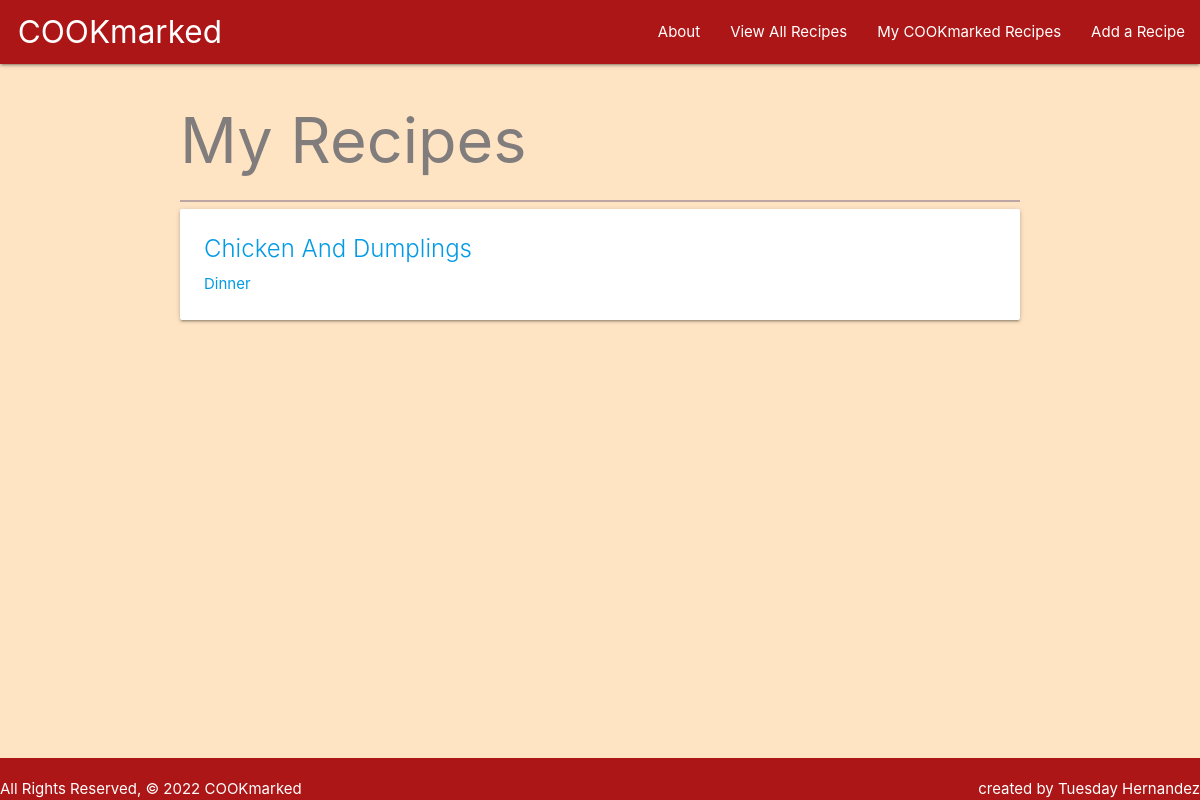
Page /cookmarked/ (signed in) on the earlier database version.
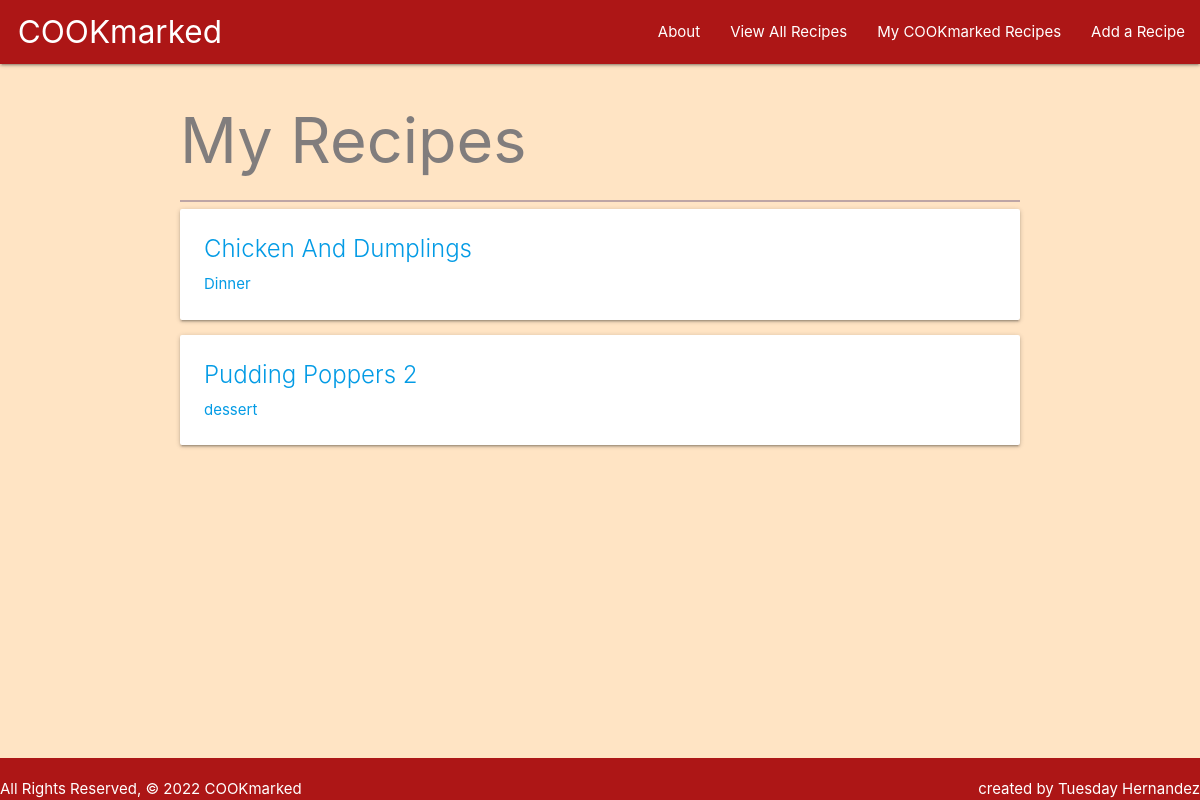
Same page on the later database version.
### main_app/models.py (models this page shows, shortened)
class Recipe(models.Model):
    label = models.CharField("Recipe Title", max_length=150)
    mealtype = models.CharField("Meal Type", max_length=100)
    ingredients = models.TextField(max_length=900)
    user = models.ForeignKey(User, on_delete=models.CASCADE)

### main_app/views.py (the view)
# urls.py: path('cookmarked/', views.cookmarked_recipes, name='index'),
def cookmarked_recipes(request):
    myrecipes = Recipe.objects.filter(user=request.user)
    return render(request, 'recipes/index.html', { 'myrecipes': myrecipes })

### main_app/templates/recipes/index.html (shortened to what this page needs)
{% extends 'base.html' %} {% block content %}
<h1>My Recipes</h1>
<hr />
{% for myrecipe in myrecipes %}
<div class="card">
    <a href="{% url 'mydetails' myrecipe.id %}">
        <div class="card-content">
            <span class="card-title">{{ myrecipe.label }}</span>
            <p>{{ myrecipe.mealtype }}</p>
        </div>
    </a>
</div>
{% endfor %} {% endblock %}

Differences in the rows shown:
added Recipe: label "Pudding Poppers 2", mealtype "dessert"
